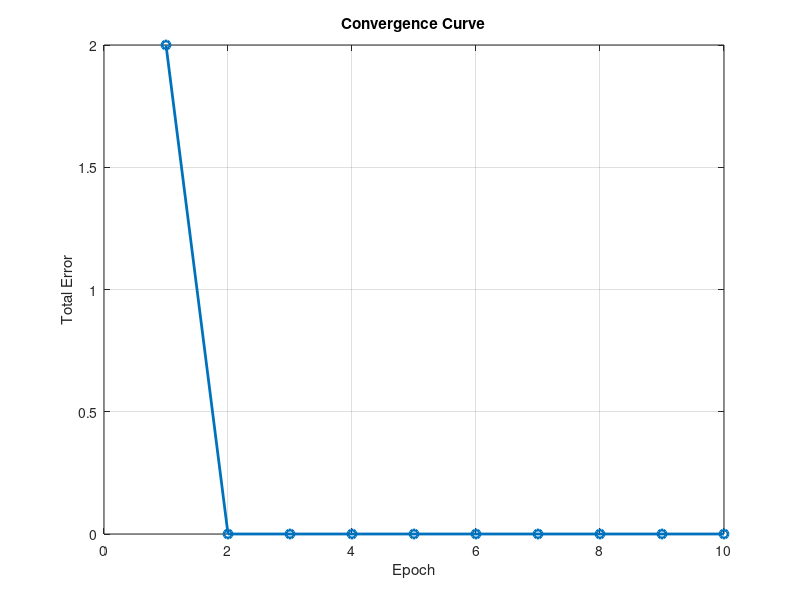
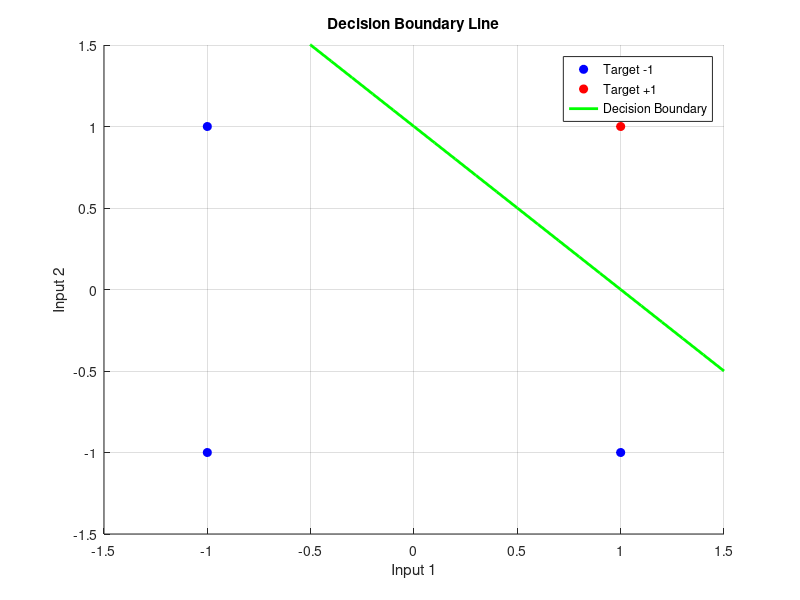

MATLAB code to generate these figures, in order:
% MATLAB code for Perceptron to compute AND function with bipolar inputs and targets
clc;
clear;

% Bipolar inputs and corresponding targets for AND function
inputs = [-1, -1; -1, +1; +1, -1; +1, +1];  % Inputs
targets = [-1; -1; -1; +1];                 % Targets

% Initialize weights and bias
weights = [0, 0];                            % Weight vector [W1, W2]
bias = 0;                                    % Bias
eta = 1;                                     % Learning rate
epochs = 10;                                 % Number of iterations to train
convergence_curve = zeros(epochs, 1);        % Track total errors per epoch

% Perceptron training algorithm
for epoch = 1:epochs
    total_error = 0;
    
    for i = 1:size(inputs, 1)
        % Extract input sample
        x1 = inputs(i, 1);
        x2 = inputs(i, 2);
        
        % Compute the output using the sign function
        output = sign(weights(1) * x1 + weights(2) * x2 + bias);
        
        % In case output is 0, treat it as +1 to match bipolar targets
        if output == 0
            output = 1;
        end
        
        % Calculate error
        error = targets(i) - output;
        total_error = total_error + abs(error);
        
        % Update weights and bias if there's an error
        if error ~= 0
            weights(1) = weights(1) + eta * error * x1;
            weights(2) = weights(2) + eta * error * x2;
            bias = bias + eta * error;
        end
    end
    
    % Record total error for convergence curve
    convergence_curve(epoch) = total_error;
end

% Plot convergence curve
figure;
plot(1:epochs, convergence_curve, '-o', 'LineWidth', 2);
xlabel('Epoch');
ylabel('Total Error');
title('Convergence Curve');
grid on;

% Plot decision boundary
figure;
hold on;

% Scatter plot of input points
scatter(inputs(targets==-1, 1), inputs(targets==-1, 2), 'o', 'MarkerFaceColor', 'b', 'MarkerEdgeColor', 'b', 'DisplayName', 'Target -1');
scatter(inputs(targets==1, 1), inputs(targets==1, 2), 'o', 'MarkerFaceColor', 'r', 'MarkerEdgeColor', 'r', 'DisplayName', 'Target +1');

% Plot decision boundary line
x_line = -1.5:0.1:1.5;  % X-axis values
y_line = (-bias - weights(1)*x_line) / weights(2);  % Y-axis values based on the decision boundary equation
plot(x_line, y_line, 'g', 'LineWidth', 2, 'DisplayName', 'Decision Boundary');  % Plot decision boundary

xlabel('Input 1');
ylabel('Input 2');
title('Decision Boundary Line');
legend('show');  % Show the legend with all labels
axis([-1.5 1.5 -1.5 1.5]);
grid on;
hold off;




